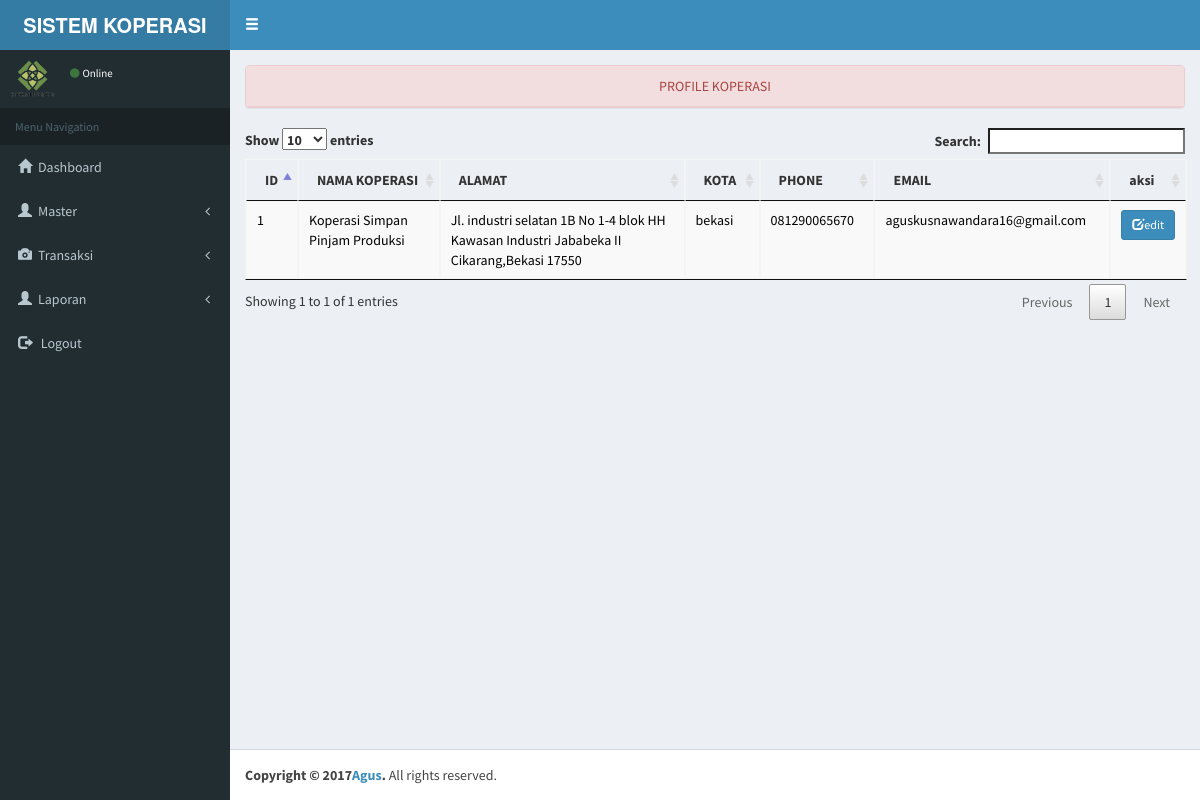
The page /media.php?modul=profil&act=list on the database its author committed.
### tables this page shows
CREATE TABLE `profile` (
  `id` int(11) NOT NULL AUTO_INCREMENT,
  `koperasi` varchar(100) DEFAULT NULL,
  `alamat` varchar(100) DEFAULT NULL,
  `kota` varchar(50) DEFAULT NULL,
  `hp` varchar(30) DEFAULT NULL,
  `email` varchar(50) DEFAULT NULL,
  PRIMARY KEY (`id`)
);

### modul/profil/list.php (the view, shortened to what this page needs)
 <table id='dataTables' class="table table-striped table-bordered data">
<center>
    <div class="panel panel-danger">
        <div class="panel-heading">PROFILE KOPERASI</div>
    </div>
</center>
</div>
    <thead>
        <tr>
            <th>ID</th>
            <th>NAMA KOPERASI</th>
            <th>ALAMAT</th>
            <th>KOTA</th>
            <th>PHONE</th>
            <th>EMAIL</th>
            <th>aksi</th>
        </tr>
    </thead>
<tbody>
<?php
$sql=mysqli_query($koneksi,"SELECT * FROM profile LIMIT 1");
$r=mysqli_fetch_array($sql);
        echo "<tr>"
        . "<td>$r[id]</td>"
        . "<td>$r[koperasi]</td>"
        . "<td>$r[alamat]</td>"
        . "<td>$r[kota]</td>"
        . "<td>$r[hp]</td>"
        . "<td>$r[email]</td>"
        ."<td><a href='media.php?modul=profil&act=edit' class='btn btn-primary btn-sm'>
        <span class='glyphicon glyphicon-edit' aria-hidden='true'></span>edit </a></td>";
        ?>
</tbody>

### rows shown on the page
profile: id "1", koperasi "Koperasi Simpan Pinjam Produksi", alamat "Jl. industri selatan 1B No 1-4 blok HH Kawasan Industri Jababeka II Cikarang,Bekasi 17550", kota "bekasi", hp "081290065670", email "aguskusnawandara16@gmail.com"
